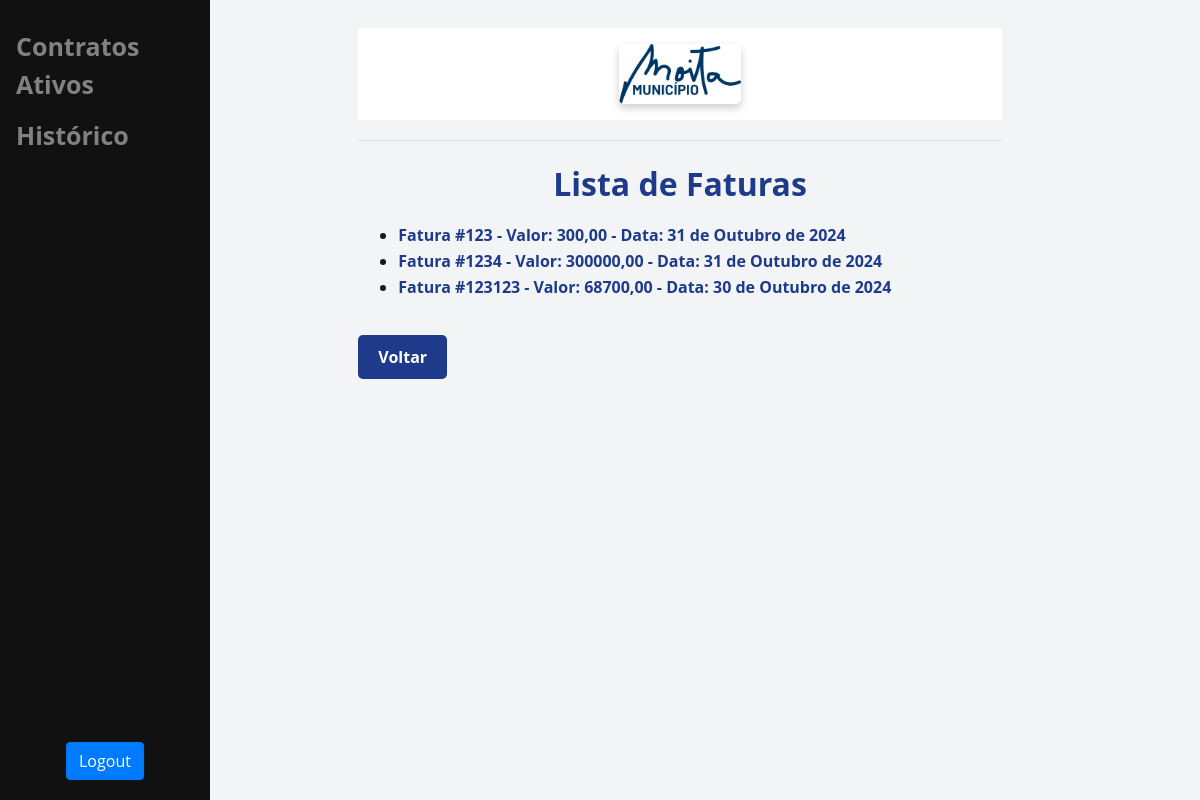
The page /faturas/lista/12/ (signed in) on the database its author committed.
### main/models.py (models this page shows)
class Fatura(models.Model):
    user = models.ForeignKey(User, on_delete=models.CASCADE)
    contract = models.ForeignKey(Contract, on_delete=models.CASCADE)
    numero = models.CharField(max_length=100)
    nif = models.CharField(max_length=100)
    data = models.DateField()
    valor = models.DecimalField(max_digits=10, decimal_places=2)
    mydoc = models.CharField(max_length=100)

### main/views.py (the view)
# urls.py: path('faturas/lista/<int:contract_id>/', views.lista_faturas, name='lista_faturas'),
def lista_faturas(request, contract_id):
    contract = get_object_or_404(Contract, id=contract_id, user=request.user)
    faturas = Fatura.objects.filter(contract=contract)
    context = {
        'contract': contract,
        'faturas': faturas,
    }
    return render(request, 'main/lista_faturas.html', context)

### main/templates/main/lista_faturas.html (shortened to what this page needs)
{% extends 'main/base.html' %}
{% block content %}
<h1>Lista de Faturas</h1>
<ul>
    {% for fatura in faturas %}
        <li>
            <a href="{% url 'detalhes_fatura' fatura.id %}">
                Fatura #{{ fatura.numero }} - Valor: {{ fatura.valor }} - Data: {{ fatura.data }}
            </a>
        </li>
    {% empty %}
        <li>Nenhuma fatura encontrada.</li>
    {% endfor %}
</ul>
<a id="btn-voltar" class="btn-voltar" href="{% url 'contrato_detalhes' contract.id %}">Voltar</a>
{% endblock %}

### main/templates/main/base.html (style rules this page uses)
:root { --primary-color: #1e3a8a; --secondary-color: #2563eb; --accent-color: #60a5fa; --background-color: #f3f4f6; --text-color: #111827; --light-gray: #e5e7eb; --white: #ffffff; }
body { font-family: 'Open Sans', sans-serif; background-color: var(--background-color); color: var(--text-color); margin: 0; padding: 20px; }
h1 { color: var(--primary-color); font-size: 2rem; margin-bottom: 20px; text-align: center; font-weight: 700; }
a { color: var(--primary-color); text-decoration: none; font-weight: bold; margin-top: 2px; display: block; text-align: left; }

### main/templates/main/lista_faturas.html (style rules this page uses)
body { font-family: 'Open Sans', sans-serif; background-color: var(--background-color); color: var(--text-color); margin: 0; padding: 20px; }
.btn-voltar { display: inline-block; padding: 10px 20px; margin-top: 20px; background-color: var(--primary-color); color: var(--white); text-decoration: none; border-radius: 5px; transition: background-color 0.3s ease; }
.btn-voltar:first-of-type { margin-right: 10px; }

### rows shown on the page
Fatura: numero "123", valor "300,00", data "31 de Outubro de 2024"
Fatura: numero "1234", valor "300000,00", data "31 de Outubro de 2024"
Fatura: numero "123123", valor "68700,00", data "30 de Outubro de 2024"
